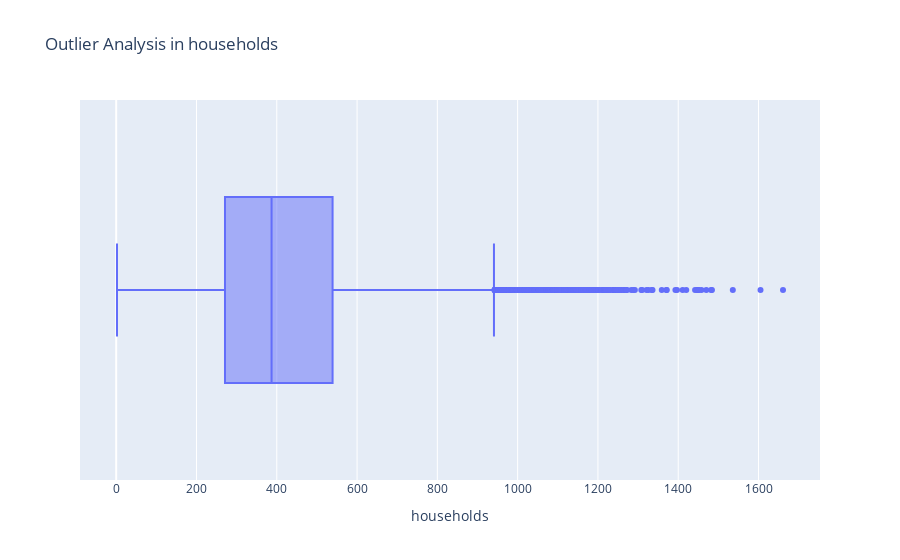
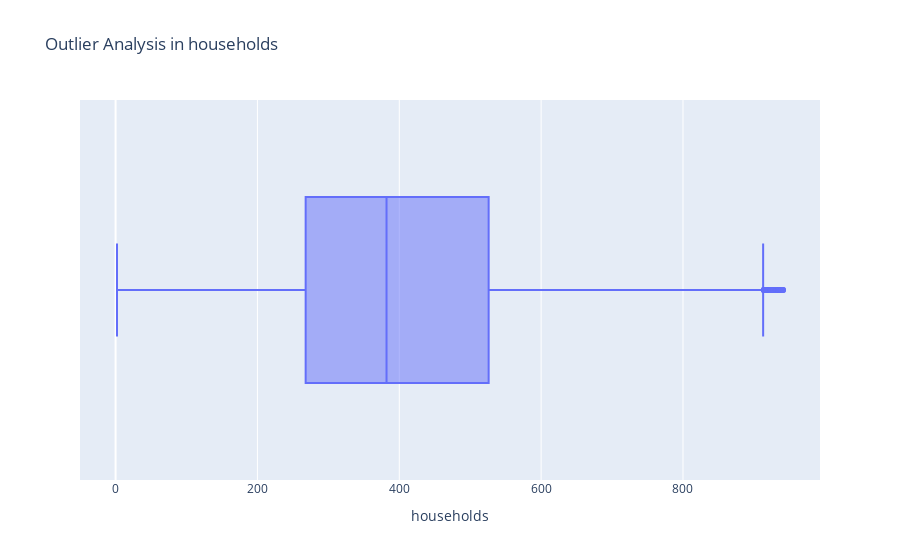

The code cell stored with these charts, in order, in its notebook:
### Markdown cell above
#### households

### Code cell
fig = px.box(df_no_outliers_2, x = 'households', title='Outlier Analysis in households')
fig.update_layout(bargap=0.1)
fig.show()

Q1 = df_no_outliers_2['households'].quantile(0.25)
Q3 = df_no_outliers_2['households'].quantile(0.75)

IQR = Q3 - Q1

print(f'Q1  {Q1}')
print(f'Q3  {Q3}')
print(f'IQR {IQR}') 
print()

# Define bounds for the outliers

lower_bound = Q1 - 1.5 * IQR
upper_bound = Q3 + 1.5 * IQR

print(f'lower_bound {lower_bound}')
print(f'upper_bound {upper_bound}')
print()

df_no_outliers_3 = df_no_outliers_2[(df_no_outliers_2['households'] >= lower_bound) & (df_no_outliers_2['households'] <= upper_bound)]

print(f'Original data shape {df.shape}')
print(f'Original data shape {df_no_outliers_0.shape}')
print(f'Original data shape {df_no_outliers_1.shape}')
print(f'Original data shape {df_no_outliers_2.shape}')
print(f'New data shape      {df_no_outliers_3.shape}')

fig = px.box(df_no_outliers_3, x = 'households', title='Outlier Analysis in households')
fig.update_layout(bargap=0.1)
fig.show()

### Figure 1 — Plotly figure (JSON) as saved in the notebook; plotly's stock layout.template omitted (floating-point values rounded to 4 significant figures; data arrays with more than 128 entries replaced by an {"elided": "..."} marker saying what was removed)
{"data": [{"alignmentgroup": "True", "hovertemplate": "households=%{x}<extra></extra>", "legendgroup": "", "marker": {"color": "#636efa"}, "name": "", "notched": false, "offsetgroup": "", "orientation": "h", "showlegend": false, "type": "box", "x": {"elided": "17962 int values"}, "x0": " ", "xaxis": "x", "y0": " ", "yaxis": "y"}], "layout": {"bargap": 0.1, "boxmode": "group", "legend": {"tracegroupgap": 0}, "title": {"text": "Outlier Analysis in households"}, "xaxis": {"anchor": "y", "domain": [0, 1], "title": {"text": "households"}}, "yaxis": {"anchor": "x", "domain": [0, 1]}}}

### Figure 2 — Plotly figure (JSON) as saved in the notebook; plotly's stock layout.template omitted (floating-point values rounded to 4 significant figures; data arrays with more than 128 entries replaced by an {"elided": "..."} marker saying what was removed)
{"data": [{"alignmentgroup": "True", "hovertemplate": "households=%{x}<extra></extra>", "legendgroup": "", "marker": {"color": "#636efa"}, "name": "", "notched": false, "offsetgroup": "", "orientation": "h", "showlegend": false, "type": "box", "x": {"elided": "17565 int values"}, "x0": " ", "xaxis": "x", "y0": " ", "yaxis": "y"}], "layout": {"bargap": 0.1, "boxmode": "group", "legend": {"tracegroupgap": 0}, "title": {"text": "Outlier Analysis in households"}, "xaxis": {"anchor": "y", "domain": [0, 1], "title": {"text": "households"}}, "yaxis": {"anchor": "x", "domain": [0, 1]}}}
